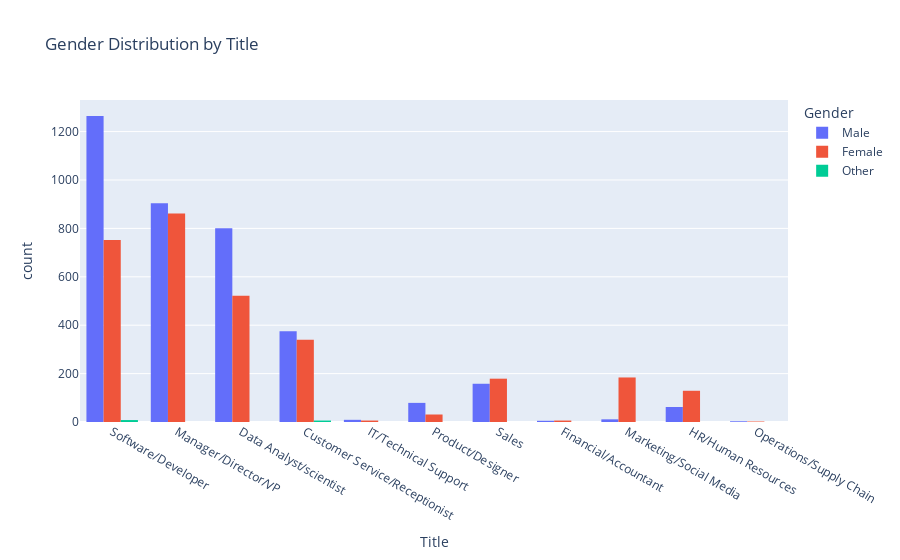

Source (notebook cell):
### Code cell
# Gender Distribution for each title
px.histogram(data_frame=df , x = 'Title' , color='Gender' , barmode='group' , title= 'Gender Distribution by Title')

### Figure 1 — Plotly figure (JSON) as saved in the notebook; plotly's stock layout.template omitted (floating-point values rounded to 4 significant figures; data arrays with more than 128 entries replaced by an {"elided": "..."} marker saying what was removed)
{"data": [{"alignmentgroup": "True", "bingroup": "x", "hovertemplate": "Gender=Male<br>Title=%{x}<br>count=%{y}<extra></extra>", "legendgroup": "Male", "marker": {"color": "#636efa", "pattern": {"shape": ""}}, "name": "Male", "offsetgroup": "Male", "orientation": "v", "showlegend": true, "type": "histogram", "x": {"elided": "3671 str values"}, "xaxis": "x", "yaxis": "y"}, {"alignmentgroup": "True", "bingroup": "x", "hovertemplate": "Gender=Female<br>Title=%{x}<br>count=%{y}<extra></extra>", "legendgroup": "Female", "marker": {"color": "#EF553B", "pattern": {"shape": ""}}, "name": "Female", "offsetgroup": "Female", "orientation": "v", "showlegend": true, "type": "histogram", "x": {"elided": "3013 str values"}, "xaxis": "x", "yaxis": "y"}, {"alignmentgroup": "True", "bingroup": "x", "hovertemplate": "Gender=Other<br>Title=%{x}<br>count=%{y}<extra></extra>", "legendgroup": "Other", "marker": {"color": "#00cc96", "pattern": {"shape": ""}}, "name": "Other", "offsetgroup": "Other", "orientation": "v", "showlegend": true, "type": "histogram", "x": ["Customer Service/Receptionist", "Customer Service/Receptionist", "Customer Service/Receptionist", "Software/Developer", "Software/Developer", "Customer Service/Receptionist", "Customer Service/Receptionist", "Customer Service/Receptionist", "Software/Developer", "Software/Developer", "Software/Developer", "Software/Developer", "Software/Developer", "Software/Developer"], "xaxis": "x", "yaxis": "y"}], "layout": {"barmode": "group", "legend": {"title": {"text": "Gender"}, "tracegroupgap": 0}, "title": {"text": "Gender Distribution by Title"}, "xaxis": {"anchor": "y", "domain": [0, 1], "title": {"text": "Title"}}, "yaxis": {"anchor": "x", "domain": [0, 1], "title": {"text": "count"}}}}
